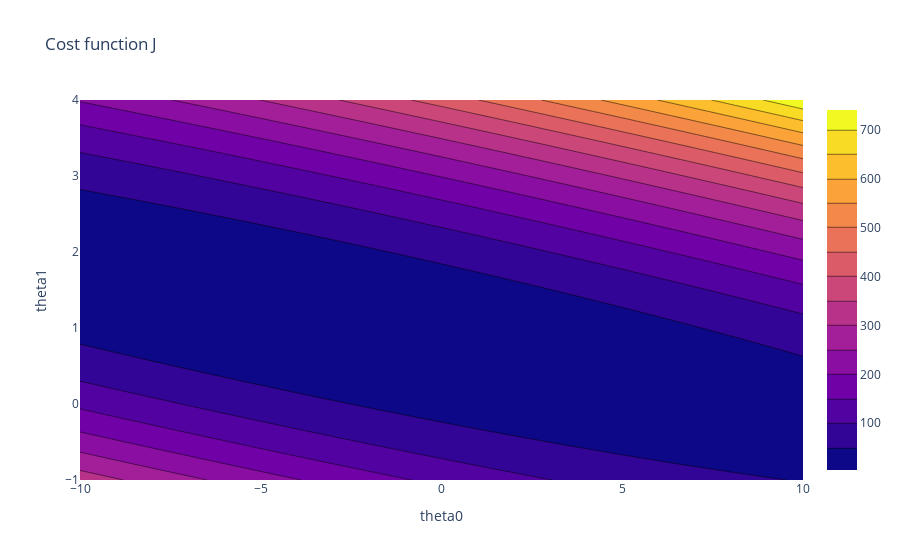

The notebook cell this image was saved under:
### Code cell
# plot the concour plot of the cost function as a function of theta0 and theta1 in 3D interactive plot
trace = go.Contour(z=J_vals, x=theta0_vals, y=theta1_vals)
layout = go.Layout(title='Cost function J', xaxis=dict(title='theta0'), yaxis=dict(title='theta1'))
fig = go.Figure(data=[trace], layout=layout)
#plot the figure in the notebook
iplot(fig)
